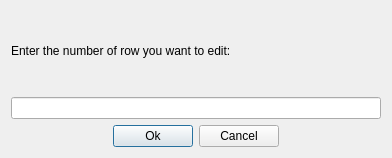
<?xml version="1.0" encoding="UTF-8"?>
<ui version="4.0">
 <class>dialogEdit</class>
 <widget class="QDialog" name="dialogEdit">
  <property name="geometry">
   <rect>
    <x>0</x>
    <y>0</y>
    <width>392</width>
    <height>158</height>
   </rect>
  </property>
  <property name="windowTitle">
   <string>Dialog</string>
  </property>
  <layout class="QGridLayout" name="gridLayout">
   <item row="0" column="0">
    <layout class="QVBoxLayout" name="verticalLayout">
     <item>
      <widget class="QLabel" name="label">
       <property name="text">
        <string>Enter the number of row you want to edit:</string>
       </property>
      </widget>
     </item>
     <item>
      <widget class="QLineEdit" name="lineEdit"/>
     </item>
    </layout>
   </item>
   <item row="1" column="0">
    <layout class="QHBoxLayout" name="horizontalLayout">
     <item>
      <spacer name="horizontalSpacer">
       <property name="orientation">
        <enum>Qt::Horizontal</enum>
       </property>
       <property name="sizeHint" stdset="0">
        <size>
         <width>40</width>
         <height>20</height>
        </size>
       </property>
      </spacer>
     </item>
     <item>
      <widget class="QPushButton" name="pushButtonOk">
       <property name="text">
        <string>Ok</string>
       </property>
      </widget>
     </item>
     <item>
      <widget class="QPushButton" name="pushButtonCancel">
       <property name="text">
        <string>Cancel</string>
       </property>
      </widget>
     </item>
     <item>
      <spacer name="horizontalSpacer_2">
       <property name="orientation">
        <enum>Qt::Horizontal</enum>
       </property>
       <property name="sizeHint" stdset="0">
        <size>
         <width>40</width>
         <height>20</height>
        </size>
       </property>
      </spacer>
     </item>
    </layout>
   </item>
  </layout>
 </widget>
 <resources/>
 <connections/>
</ui>
